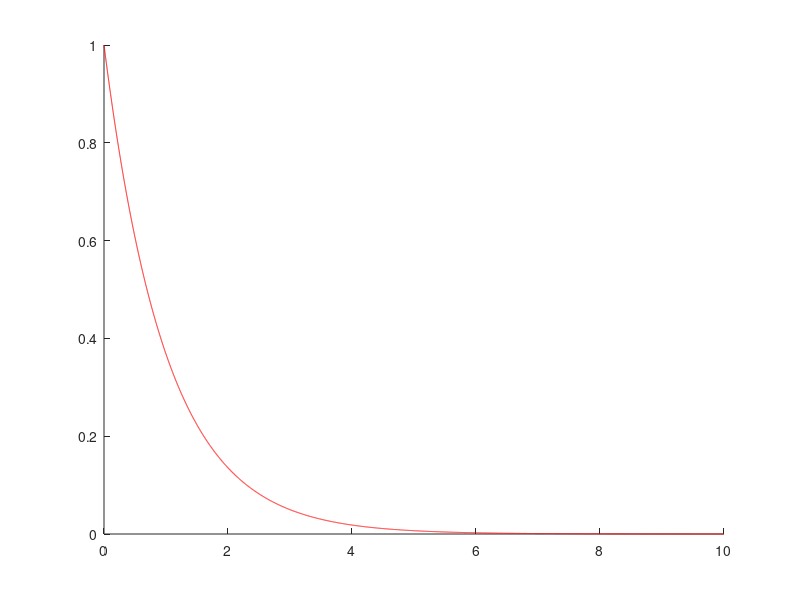

This figure's MATLAB source: (Note: this script raises an error after producing the figure.)
%   problem2.m
%   Authors:    Kurtis Harms (38764114)
%               Ecem 
%   MECH 358 Lab 2
%   Purpose: Problem 2, a convective heat transfer problem
%   Required Files: solve_bvp.m
clear;
clc;

Pe_values = 1;
h_values = [0.1,1];
L_values = [10,50,100];

colors = ['r','b','k','g','y'];
linewidth = [1,1,2,2,2];

T_bvs = [1 0];

Pe = 1;

i = 1;
for L = L_values    
    
    figure(i);
    hold on;
   
    j = 1;
    for h = h_values
        
        % Create and plot analytical solution
        x = 0:0.001:L;
        y = exp(-Pe.*x);
        plot(x,y,colors(j));
        
        % Create and plot numerical solution
        T = solve_bvp(L,h,Pe,T_bvs(1),T_bvs(2));
        x = 0:h:L;
        plot(x,T,colors(j+1),'linewidth',linewidth(i));

        j = j+2;
    end
    
    legend('Analytical Solution', ...
    'Numerical Solution with h=0.1', ...
    'Analytical Solution with h=1', ...
    'Numerical Solution with h=1');
    title(strcat('T(x) vs. x Analytical Solution for L=',num2str(L)));
    xlabel('x')
    ylabel('T(x)');
    
    i = i+1;
end



figure(20);
hold on;

i = 1;
L = 100;
h_values = [0.01,0.1,1,5,10];

for h = h_values
    T = solve_bvp(L,h,Pe,T_bvs(1),T_bvs(2));

    x = 0:h:L;
    plot(x,T,colors(i),'linewidth',linewidth(i));

    i = i+1;
end


title('T(x) vs. x numerical solutions for L=100 and varying h');
legend('h=0.01','h=0.1','1','5','10');
xlabel('x')
ylabel('(T(x)');










